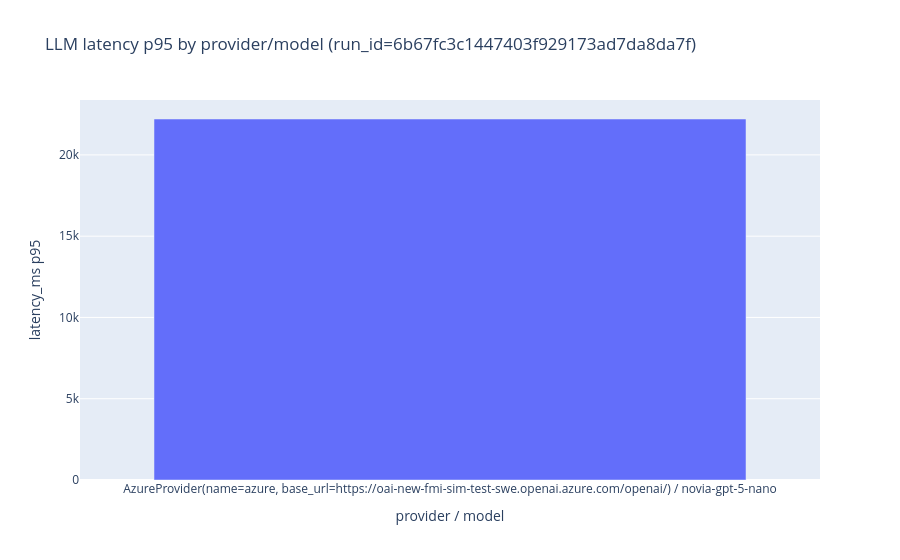

The cell this chart's notebook holds for it:
### Markdown cell above
## Next improvements (implemented)

- Per-model/provider breakdowns (from `llm_call` / `embedding` events).
- Retrieval quality proxies (fill rate, doc diversity, overlap).
- Export a shareable HTML report (tables + optional Plotly charts).

### Code cell
# Per-model/provider breakdowns
if pd is None:
    raise RuntimeError("Install pandas to run this section: pip install pandas")


def q95(s: "pd.Series") -> float:
    s = s.dropna()
    return float(s.quantile(0.95)) if len(s) else 0.0


llm_df = run_df[run_df.get("type") == "llm_call"].copy() if "type" in run_df.columns else run_df.iloc[0:0]
emb_df = run_df[run_df.get("type") == "embedding"].copy() if "type" in run_df.columns else run_df.iloc[0:0]

for frame in (llm_df, emb_df):
    for c in ["provider", "model"]:
        if c not in frame.columns:
            frame[c] = "<missing>"

print("LLM calls by provider/model:")
if llm_df.empty:
    print("No llm_call events found for this run")
else:
    llm_group = (
        llm_df.groupby(["provider", "model"], dropna=False)
        .agg(
            calls=("type", "size"),
            latency_ms_mean=("latency_ms", "mean"),
            latency_ms_p95=("latency_ms", q95),
            prompt_tokens_est_mean=("prompt_tokens_est", "mean"),
        )
        .sort_values(["calls", "latency_ms_mean"], ascending=[False, False])
    )
    display(llm_group)

print("Embeddings by provider/model:")
if emb_df.empty:
    print("No embedding events found for this run")
else:
    emb_group = (
        emb_df.groupby(["provider", "model"], dropna=False)
        .agg(
            calls=("type", "size"),
            latency_ms_mean=("latency_ms", "mean"),
            latency_ms_p95=("latency_ms", q95),
            input_tokens_est_mean=("input_tokens_est", "mean"),
        )
        .sort_values(["calls", "latency_ms_mean"], ascending=[False, False])
    )
    display(emb_group)

if PLOTLY and not llm_df.empty:
    llm_plot = llm_group.reset_index()
    llm_plot["label"] = llm_plot["provider"].astype(str) + " / " + llm_plot["model"].astype(str)
    fig = px.bar(
        llm_plot,
        x="label",
        y="latency_ms_p95",
        title=f"LLM latency p95 by provider/model (run_id={RUN_ID})",
    )
    fig.update_layout(xaxis_title="provider / model", yaxis_title="latency_ms p95")
    fig.show()

### Figure 1 — Plotly figure (JSON) as saved in the notebook; plotly's stock layout.template omitted (floating-point values rounded to 4 significant figures)
{"data": [{"hovertemplate": "label=%{x}<br>latency_ms_p95=%{y}<extra></extra>", "legendgroup": "", "marker": {"color": "#636efa", "pattern": {"shape": ""}}, "name": "", "orientation": "v", "showlegend": false, "textposition": "auto", "type": "bar", "x": ["AzureProvider(name=azure, base_url=https://oai-new-fmi-sim-test-swe.openai.azure.com/openai/) / novia-gpt-5-nano"], "xaxis": "x", "y": [22210.0], "yaxis": "y"}], "layout": {"barmode": "relative", "legend": {"tracegroupgap": 0}, "title": {"text": "LLM latency p95 by provider/model (run_id=6b67fc3c1447403f929173ad7da8da7f)"}, "xaxis": {"anchor": "y", "domain": [0, 1], "title": {"text": "provider / model"}}, "yaxis": {"anchor": "x", "domain": [0, 1], "title": {"text": "latency_ms p95"}}}}
